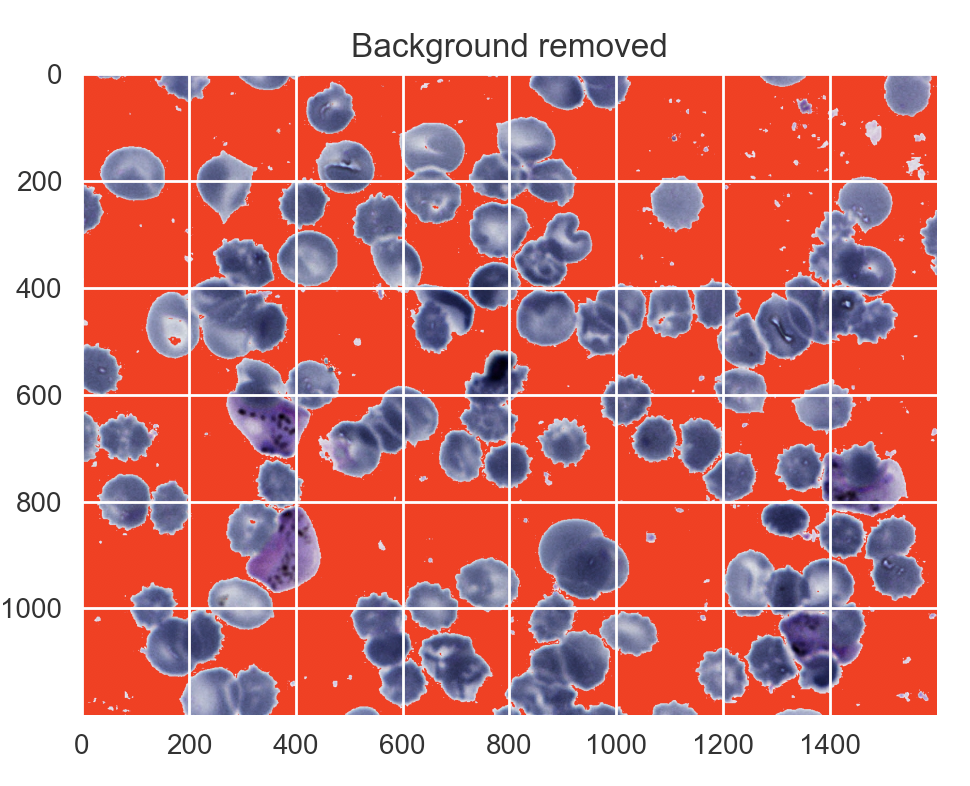
#> input picture images/bg removed.png, 970 x 786 px
$ python -i preprocessing.py   (imports and definitions only)   (older library calls are emulated)
#> lines starting #> are read from the running program, lines starting #| are printed output that depends on the picture; after the words box and inside, x2 and y2 are one past the last pixel; in counts of white or black regions, pixels touching at a corner belong together
import timeit
import numpy as np
from skimage import io, draw, color, exposure
from skimage import morphology as morph
from sklearn.cluster import KMeans
from scipy.ndimage import morphology
from matplotlib import pyplot as plt
import json


def find_background(image, morph_filters=True):
    """
    Returns an index map of the pixels in input image believed to be background.

    This function first converts to HSV and then uses k-means to partition the saturation-values.
    The average of the two cluster-middle-points is used as the threshold to distinguish between
    foreground and background.
    Optionally, morphological filters may be applied to fill in gaps in the detected foreground
    (e.g., holes within detected cells) and remove background specks (debris that has the same color
    as the cells we want to detect).

    :param image: RGB image (either uint8 0-255, or float 0.0-1.0), with light background.
    :param morph_filters: boolean flag. Whether or not to apply morphological filters to
        improve background detection.
    :return: index map of pixels believed to be the background.
    """
#> called with morph_filters = True
    if image.dtype == np.uint8:
        image = image.astype(np.float64) / 255.
    # convert to HSV
    # https://en.wikipedia.org/wiki/HSL_and_HSV#/media/File:HSV_color_solid_cylinder_saturation_gray.png
    hsv_img = color.rgb2hsv(image)
#> hsv_img: shape (786, 970, 3) float64; mean of channels 0, 1, 2 0.189, 0.431, 0.87

    # find background through a threshold saturation level
    # apply k-means to cluster the saturation values into two groups (foreground and background)
    S = hsv_img[:, :, 1].flatten()
    V = hsv_img[:, :, 2].flatten()
    data = np.stack((S, V), axis=1)
#> data = 762420 pairs, first value 0 to 1, second value 0.0157 to 1
    mask = KMeans(n_clusters=2).fit_predict(data)
    mask = mask.reshape(image.shape[0:2])
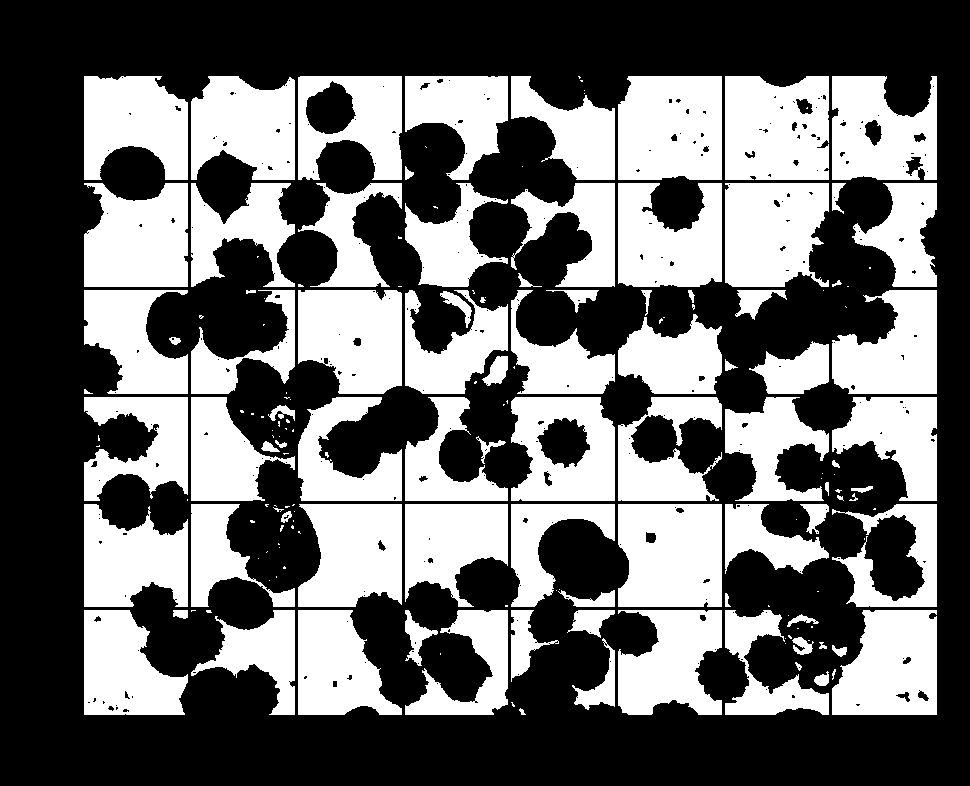
#> mask: shape (786, 970) int32; values 0 (black) and 1 (white), 42% white; 175 white regions (86 under 20 px), largest, box (x1, y1, x2, y2) and area: (618, 76, 722, 180) 10360, (618, 504, 722, 607) 10199, (725, 76, 829, 180) 10033
    if np.average(hsv_img[mask == 1, 2]) > np.average(
            hsv_img[mask == 0, 2]):  # ensure foreground is index 1
        mask = 1 - mask
    if morph_filters:
        mask = mask
        mask = morph.binary_closing(mask, selem=morph.disk(30))
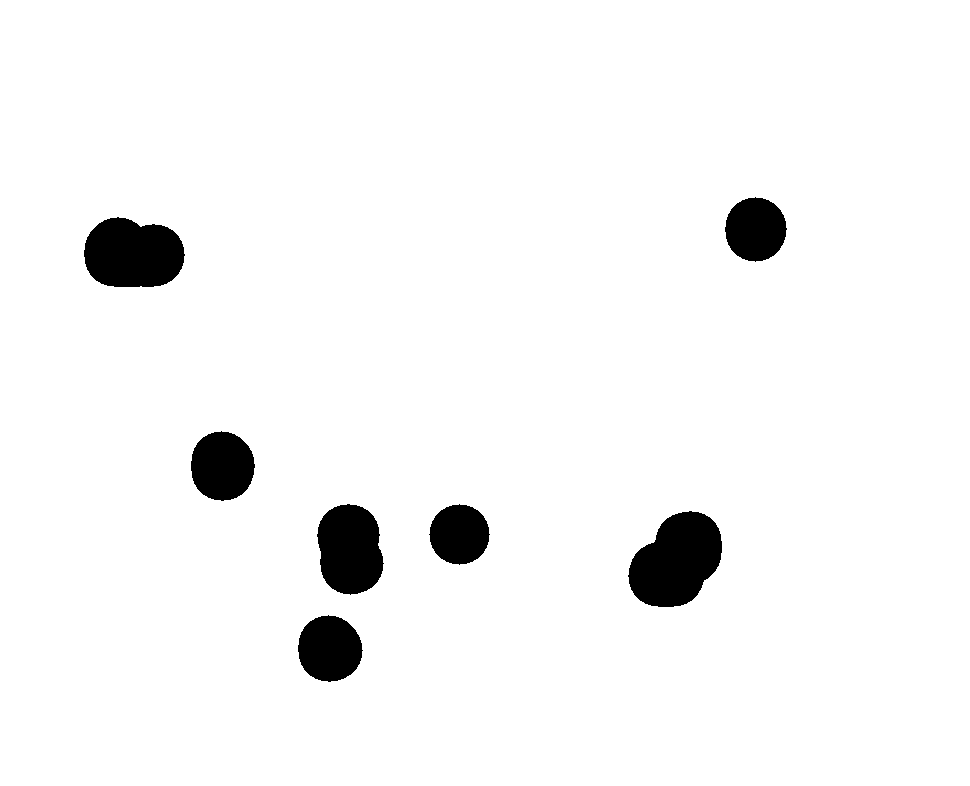
#> mask: shape (786, 970) bool; 96.1% white; 7 black regions, largest, box (x1, y1, x2, y2) and area: (628, 511, 722, 607) 6384, (84, 217, 185, 287) 5683, (317, 504, 384, 595) 4782
        mask = morph.binary_dilation(mask, selem=morph.disk(5))
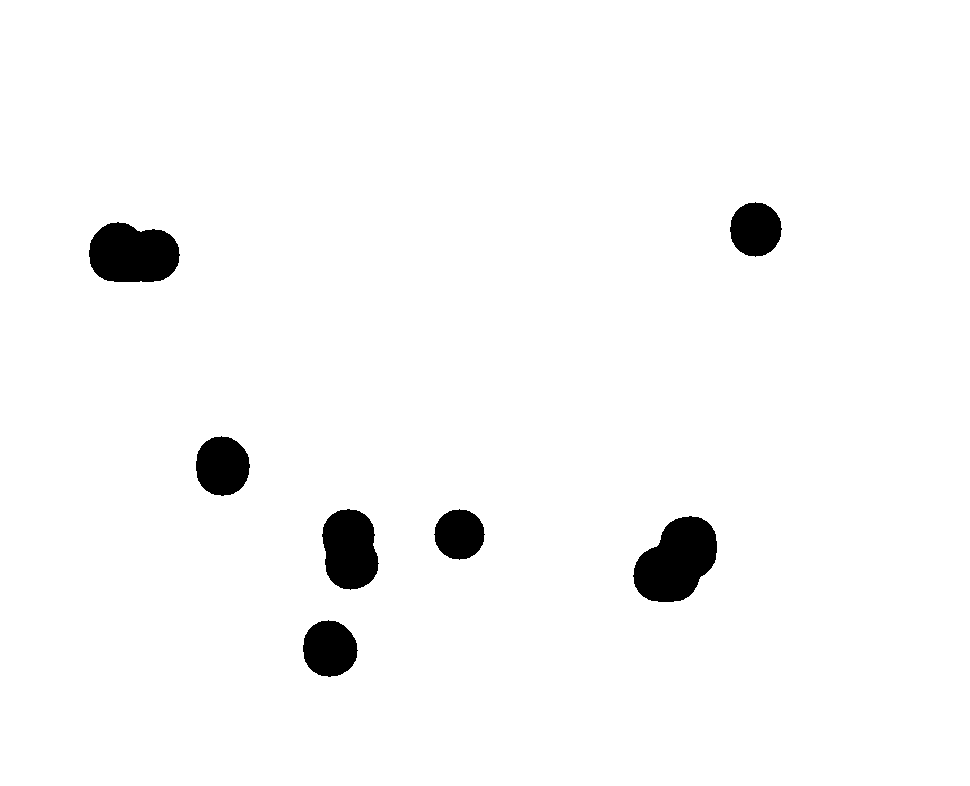
#> mask: shape (786, 970) bool; 97.1% white; 7 black regions, largest, box (x1, y1, x2, y2) and area: (633, 516, 717, 602) 4993, (89, 222, 180, 282) 4378, (322, 509, 379, 590) 3608
        mask = morph.binary_opening(mask, selem=morph.disk(30))
#> mask: shape (786, 970) bool; 97% white; 6 black regions, box (x1, y1, x2, y2) and area: (303, 509, 379, 677) 6673, (633, 516, 717, 602) 5033, (89, 222, 180, 282) 4401, (196, 436, 250, 496) 2533, (730, 202, 782, 257) 2191, (434, 509, 485, 560) 1969
    background_mask = mask == 0
    return background_mask


# [117 lines left out: functions apply_color_correction, apply_pre_processing, demo, not called in this run]


# [2 lines not run here, left out]

>>> import cv2
>>> picture = cv2.cvtColor(cv2.imread('../images/bg removed.png'), cv2.COLOR_BGR2RGB)
>>> result = find_background(picture)

$ run again, on images/clusters in image 1.png
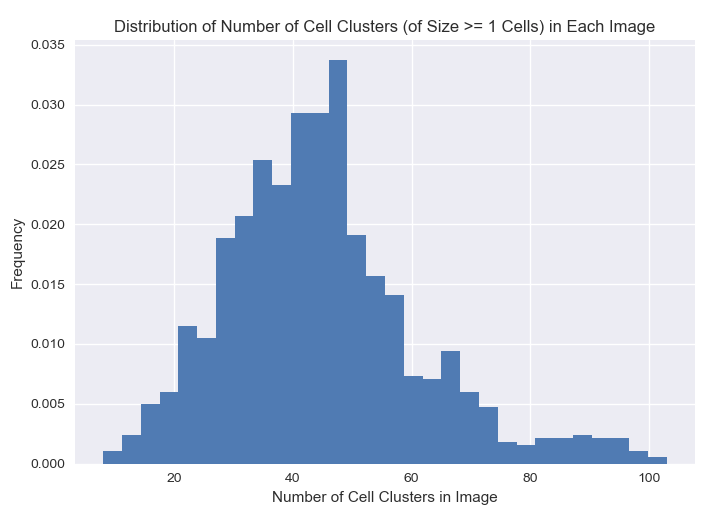
#> input picture images/clusters in image 1.png, 710 x 513 px
#> hsv_img: shape (513, 710, 3) float64; mean of channels 0, 1, 2 0.458, 0.123, 0.909
#> data = 364230 pairs, first value 0 to 0.553, second value 0.173 to 1
#> in find_background, `mask = mask.reshape(image.shape[0:2])`:
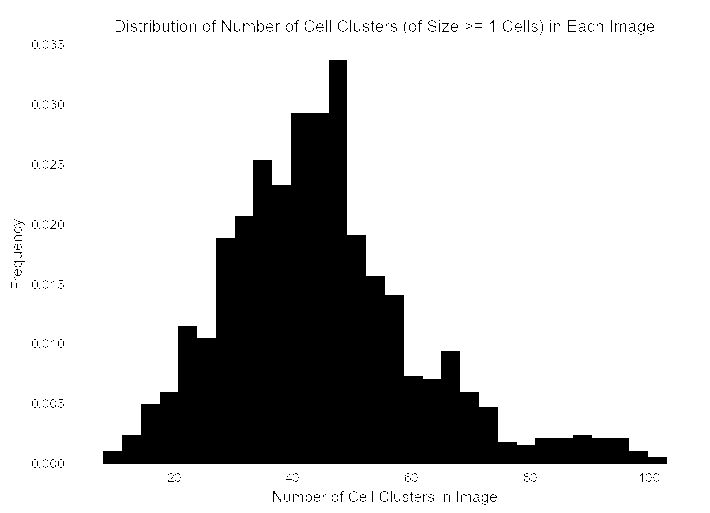
#> mask: shape (513, 710) int32; values 0 (black) and 1 (white), 79.9% white; 473 black regions (465 under 20 px), largest, box (x1, y1, x2, y2) and area: (103, 60, 667, 464) 71270, (222, 20, 231, 32) 36, (568, 20, 576, 32) 33
#> in find_background, `mask = morph.binary_opening(mask, selem=morph.disk(30))`:
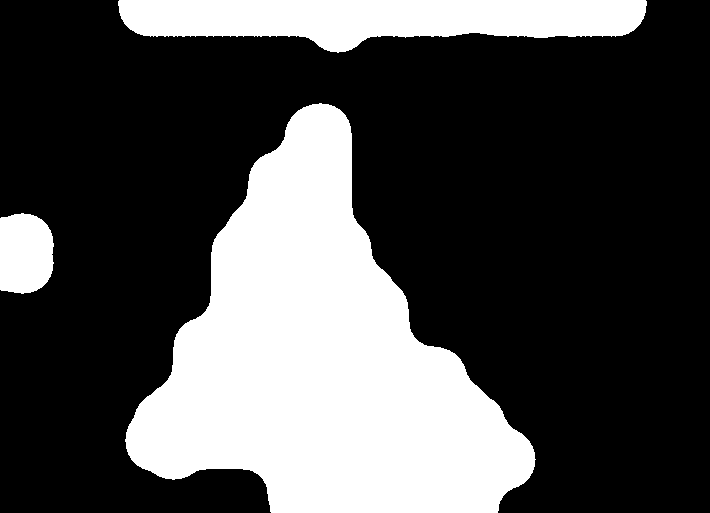
#> mask: shape (513, 710) bool; 30.5% white; 3 white regions, box (x1, y1, x2, y2) and area: (125, 103, 536, 513) 87856, (118, 0, 647, 53) 19365, (0, 213, 54, 294) 3809
